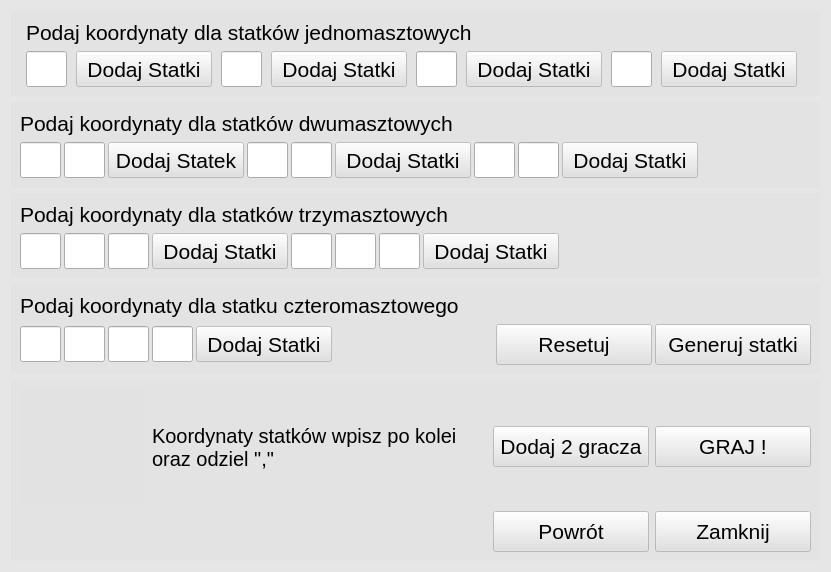
    <widget class="QWidget" name="widget_2" native="true">
     <property name="geometry">
      <rect>
       <x>610</x>
       <y>150</y>
       <width>831</width>
       <height>551</height>
      </rect>
     </property>
     <property name="styleSheet">
      <string notr="true">background: none;
background-color: rgba(225, 225, 225, 0.65);
</string>
     </property>
     <layout class="QVBoxLayout" name="verticalLayout_2">
      <item>
       <widget class="QWidget" name="widget_8" native="true">
        <property name="styleSheet">
         <string notr="true">background: none;
background-color: rgba(225, 225, 225, 0.65);
</string>
        </property>
        <layout class="QGridLayout" name="gridLayout_6">
         <property name="leftMargin">
          <number>9</number>
         </property>
         <property name="horizontalSpacing">
          <number>3</number>
         </property>
         <property name="verticalSpacing">
          <number>6</number>
         </property>
         <item row="1" column="4">
          <widget class="QLineEdit" name="lineEdit_2">
           <property name="enabled">
            <bool>true</bool>
           </property>
           <property name="minimumSize">
            <size>
             <width>41</width>
             <height>36</height>
            </size>
           </property>
           <property name="maximumSize">
            <size>
             <width>41</width>
             <height>36</height>
            </size>
           </property>
           <property name="font">
            <font>
             <pointsize>13</pointsize>
            </font>
           </property>
           <property name="styleSheet">
            <string notr="true">background: none;</string>
           </property>
          </widget>
         </item>
         <item row="1" column="7">
          <widget class="QPushButton" name="pushButton_7">
           <property name="minimumSize">
            <size>
             <width>136</width>
             <height>36</height>
            </size>
           </property>
           <property name="maximumSize">
            <size>
             <width>136</width>
             <height>36</height>
            </size>
           </property>
           <property name="font">
            <font>
             <pointsize>16</pointsize>
            </font>
           </property>
           <property name="text">
            <string>Dodaj Statki</string>
           </property>
          </widget>
         </item>
         <item row="1" column="2">
          <widget class="QLineEdit" name="lineEdit_1">
           <property name="minimumSize">
            <size>
             <width>41</width>
             <height>36</height>
            </size>
           </property>
           <property name="maximumSize">
            <size>
             <width>41</width>
             <height>36</height>
            </size>
           </property>
           <property name="font">
            <font>
             <pointsize>13</pointsize>
            </font>
           </property>
           <property name="styleSheet">
            <string notr="true">background: none;</string>
           </property>
          </widget>
         </item>
         <item row="0" column="0" colspan="8">
          <widget class="QLabel" name="label_2">
           <property name="font">
            <font>
             <pointsize>16</pointsize>
            </font>
           </property>
           <property name="styleSheet">
            <string notr="true">background: none;</string>
           </property>
           <property name="text">
            <string>Podaj koordynaty dla statków jednomasztowych</string>
           </property>
          </widget>
         </item>
         <item row="1" column="6">
          <widget class="QLineEdit" name="lineEdit_3">
           <property name="minimumSize">
            <size>
             <width>41</width>
             <height>36</height>
            </size>
           </property>
           <property name="maximumSize">
            <size>
             <width>41</width>
             <height>36</height>
            </size>
           </property>
           <property name="font">
            <font>
             <pointsize>13</pointsize>
            </font>
           </property>
           <property name="styleSheet">
            <string notr="true">background: none;</string>
           </property>
          </widget>
         </item>
         <item row="1" column="5">
          <widget class="QPushButton" name="pushButton_6">
           <property name="minimumSize">
            <size>
             <width>136</width>
             <height>36</height>
            </size>
           </property>
           <property name="maximumSize">
            <size>
             <width>136</width>
             <height>36</height>
            </size>
           </property>
           <property name="font">
            <font>
             <pointsize>16</pointsize>
            </font>
           </property>
           <property name="text">
            <string>Dodaj Statki</string>
           </property>
          </widget>
         </item>
         <item row="1" column="3">
          <widget class="QPushButton" name="pushButton_5">
           <property name="minimumSize">
            <size>
             <width>136</width>
             <height>36</height>
            </size>
           </property>
           <property name="maximumSize">
            <size>
             <width>136</width>
             <height>36</height>
            </size>
           </property>
           <property name="font">
            <font>
             <pointsize>16</pointsize>
            </font>
           </property>
           <property name="text">
            <string>Dodaj Statki</string>
           </property>
          </widget>
         </item>
         <item row="1" column="1">
          <widget class="QPushButton" name="pushButton_4">
           <property name="minimumSize">
            <size>
             <width>136</width>
             <height>36</height>
            </size>
           </property>
           <property name="maximumSize">
            <size>
             <width>136</width>
             <height>36</height>
            </size>
           </property>
           <property name="font">
            <font>
             <pointsize>16</pointsize>
            </font>
           </property>
           <property name="text">
            <string>Dodaj Statki</string>
           </property>
          </widget>
         </item>
         <item row="1" column="0">
          <widget class="QLineEdit" name="lineEdit_0">
           <property name="minimumSize">
            <size>
             <width>41</width>
             <height>36</height>
            </size>
           </property>
           <property name="maximumSize">
            <size>
             <width>41</width>
             <height>36</height>
            </size>
           </property>
           <property name="font">
            <font>
             <pointsize>13</pointsize>
            </font>
           </property>
           <property name="layoutDirection">
            <enum>Qt::LeftToRight</enum>
           </property>
           <property name="styleSheet">
            <string notr="true">background: none;</string>
           </property>
           <property name="alignment">
            <set>Qt::AlignLeading|Qt::AlignLeft|Qt::AlignVCenter</set>
           </property>
          </widget>
         </item>
        </layout>
       </widget>
      </item>
      <item>
       <widget class="QWidget" name="widget_9" native="true">
        <layout class="QGridLayout" name="gridLayout_7">
         <property name="horizontalSpacing">
          <number>3</number>
         </property>
         <item row="1" column="6">
          <widget class="QLineEdit" name="lineEdit_8">
           <property name="minimumSize">
            <size>
             <width>41</width>
             <height>36</height>
            </size>
           </property>
           <property name="maximumSize">
            <size>
             <width>41</width>
             <height>36</height>
            </size>
           </property>
           <property name="font">
            <font>
             <pointsize>13</pointsize>
            </font>
           </property>
           <property name="styleSheet">
            <string notr="true">background: none;</string>
           </property>
          </widget>
         </item>
         <item row="1" column="3">
          <widget class="QLineEdit" name="lineEdit_6">
           <property name="minimumSize">
            <size>
             <width>41</width>
             <height>36</height>
            </size>
           </property>
           <property name="maximumSize">
            <size>
             <width>41</width>
             <height>36</height>
            </size>
           </property>
           <property name="font">
            <font>
             <pointsize>13</pointsize>
            </font>
           </property>
           <property name="styleSheet">
            <string notr="true">background: none;</string>
           </property>
          </widget>
         </item>
         <item row="1" column="1">
          <widget class="QLineEdit" name="lineEdit_5">
           <property name="minimumSize">
            <size>
             <width>41</width>
             <height>36</height>
            </size>
           </property>
           <property name="maximumSize">
            <size>
             <width>41</width>
             <height>36</height>
            </size>
           </property>
           <property name="font">
            <font>
             <pointsize>13</pointsize>
            </font>
           </property>
           <property name="styleSheet">
            <string notr="true">background: none;</string>
           </property>
          </widget>
         </item>
         <item row="1" column="0">
          <widget class="QLineEdit" name="lineEdit_4">
           <property name="minimumSize">
            <size>
             <width>41</width>
             <height>36</height>
            </size>
           </property>
           <property name="maximumSize">
            <size>
             <width>41</width>
             <height>36</height>
            </size>
           </property>
           <property name="font">
            <font>
             <pointsize>13</pointsize>
             <bold>false</bold>
            </font>
           </property>
           <property name="styleSheet">
            <string notr="true">background: none;</string>
           </property>
          </widget>
         </item>
         <item row="1" column="7">
          <widget class="QLineEdit" name="lineEdit_9">
           <property name="minimumSize">
            <size>
             <width>41</width>
             <height>36</height>
            </size>
           </property>
           <property name="maximumSize">
            <size>
             <width>41</width>
             <height>36</height>
            </size>
           </property>
           <property name="font">
            <font>
             <pointsize>13</pointsize>
            </font>
           </property>
           <property name="styleSheet">
            <string notr="true">background: none;</string>
           </property>
          </widget>
         </item>
         <item row="1" column="4">
          <widget class="QLineEdit" name="lineEdit_7">
           <property name="minimumSize">
            <size>
             <width>41</width>
             <height>36</height>
            </size>
           </property>
           <property name="maximumSize">
            <size>
             <width>41</width>
             <height>36</height>
            </size>
           </property>
           <property name="font">
            <font>
             <pointsize>13</pointsize>
            </font>
           </property>
           <property name="styleSheet">
            <string notr="true">background: none;</string>
           </property>
          </widget>
         </item>
         <item row="1" column="5">
          <widget class="QPushButton" name="pushButton_9">
           <property name="minimumSize">
            <size>
             <width>136</width>
             <height>36</height>
            </size>
           </property>
           <property name="maximumSize">
            <size>
             <width>136</width>
             <height>36</height>
            </size>
           </property>
           <property name="font">
            <font>
             <pointsize>16</pointsize>
            </font>
           </property>
           <property name="text">
            <string>Dodaj Statki</string>
           </property>
          </widget>
         </item>
         <item row="1" column="2">
          <widget class="QPushButton" name="pushButton_8">
           <property name="minimumSize">
            <size>
             <width>136</width>
             <height>36</height>
            </size>
           </property>
           <property name="maximumSize">
            <size>
             <width>136</width>
             <height>36</height>
            </size>
           </property>
           <property name="font">
            <font>
             <pointsize>16</pointsize>
            </font>
           </property>
           <property name="text">
            <string>Dodaj Statek</string>
           </property>
          </widget>
         </item>
         <item row="0" column="0" colspan="12">
          <widget class="QLabel" name="label_3">
           <property name="font">
            <font>
             <pointsize>16</pointsize>
            </font>
           </property>
           <property name="styleSheet">
            <string notr="true">background: none;
</string>
           </property>
           <property name="text">
            <string>Podaj koordynaty dla statków dwumasztowych</string>
           </property>
          </widget>
         </item>
         <item row="1" column="8">
          <widget class="QPushButton" name="pushButton_10">
           <property name="minimumSize">
            <size>
             <width>136</width>
             <height>36</height>
            </size>
           </property>
           <property name="maximumSize">
            <size>
             <width>136</width>
             <height>36</height>
            </size>
           </property>
           <property name="font">
            <font>
             <pointsize>16</pointsize>
            </font>
           </property>
           <property name="text">
            <string>Dodaj Statki</string>
           </property>
          </widget>
         </item>
        </layout>
        <zorder>lineEdit_8</zorder>
        <zorder>lineEdit_6</zorder>
        <zorder>lineEdit_4</zorder>
        <zorder>lineEdit_9</zorder>
        <zorder>lineEdit_7</zorder>
        <zorder>pushButton_9</zorder>
        <zorder>pushButton_8</zorder>
        <zorder>label_3</zorder>
        <zorder>pushButton_10</zorder>
        <zorder>lineEdit_5</zorder>
       </widget>
      </item>
      <item>
       <widget class="QWidget" name="widget_10" native="true">
        <layout class="QGridLayout" name="gridLayout_8">
         <property name="horizontalSpacing">
          <number>3</number>
         </property>
         <item row="0" column="0" colspan="12">
          <widget class="QLabel" name="label_4">
           <property name="font">
            <font>
             <pointsize>16</pointsize>
            </font>
           </property>
           <property name="styleSheet">
            <string notr="true">background: none;</string>
           </property>
           <property name="text">
            <string>Podaj koordynaty dla statków trzymasztowych</string>
           </property>
          </widget>
         </item>
         <item row="1" column="5">
          <widget class="QLineEdit" name="lineEdit_14">
           <property name="minimumSize">
            <size>
             <width>41</width>
             <height>36</height>
            </size>
           </property>
           <property name="maximumSize">
            <size>
             <width>41</width>
             <height>36</height>
            </size>
           </property>
           <property name="font">
            <font>
             <pointsize>13</pointsize>
            </font>
           </property>
           <property name="styleSheet">
            <string notr="true">background: none;</string>
           </property>
          </widget>
         </item>
         <item row="1" column="0">
          <widget class="QLineEdit" name="lineEdit_10">
           <property name="minimumSize">
            <size>
             <width>41</width>
             <height>36</height>
            </size>
           </property>
           <property name="maximumSize">
            <size>
             <width>41</width>
             <height>36</height>
            </size>
           </property>
           <property name="font">
            <font>
             <pointsize>13</pointsize>
            </font>
           </property>
           <property name="styleSheet">
            <string notr="true">background: none;</string>
           </property>
          </widget>
         </item>
         <item row="1" column="7">
          <widget class="QPushButton" name="pushButton_12">
           <property name="minimumSize">
            <size>
             <width>136</width>
             <height>36</height>
            </size>
           </property>
           <property name="maximumSize">
            <size>
             <width>136</width>
             <height>36</height>
            </size>
           </property>
           <property name="font">
            <font>
             <pointsize>16</pointsize>
            </font>
           </property>
           <property name="text">
            <string>Dodaj Statki</string>
           </property>
          </widget>
         </item>
         <item row="1" column="2">
          <widget class="QLineEdit" name="lineEdit_12">
           <property name="minimumSize">
            <size>
             <width>41</width>
             <height>36</height>
            </size>
           </property>
           <property name="maximumSize">
            <size>
             <width>41</width>
             <height>36</height>
            </size>
           </property>
           <property name="font">
            <font>
             <pointsize>13</pointsize>
            </font>
           </property>
           <property name="styleSheet">
            <string notr="true">background: none;</string>
           </property>
          </widget>
         </item>
         <item row="1" column="6">
          <widget class="QLineEdit" name="lineEdit_15">
           <property name="minimumSize">
            <size>
             <width>41</width>
             <height>36</height>
            </size>
           </property>
           <property name="maximumSize">
            <size>
             <width>41</width>
             <height>36</height>
            </size>
           </property>
           <property name="font">
            <font>
             <pointsize>13</pointsize>
            </font>
           </property>
           <property name="styleSheet">
            <string notr="true">background: none;</string>
           </property>
          </widget>
         </item>
         <item row="1" column="3">
          <widget class="QPushButton" name="pushButton_11">
           <property name="minimumSize">
            <size>
             <width>136</width>
             <height>36</height>
            </size>
           </property>
           <property name="maximumSize">
            <size>
             <width>136</width>
             <height>36</height>
            </size>
           </property>
           <property name="font">
            <font>
             <pointsize>16</pointsize>
            </font>
           </property>
           <property name="text">
            <string>Dodaj Statki</string>
           </property>
          </widget>
         </item>
         <item row="1" column="4">
          <widget class="QLineEdit" name="lineEdit_13">
           <property name="minimumSize">
            <size>
             <width>41</width>
             <height>36</height>
            </size>
           </property>
           <property name="maximumSize">
            <size>
             <width>41</width>
             <height>36</height>
            </size>
           </property>
           <property name="font">
            <font>
             <pointsize>13</pointsize>
            </font>
           </property>
           <property name="styleSheet">
            <string notr="true">background: none;</string>
           </property>
          </widget>
         </item>
         <item row="1" column="1">
          <widget class="QLineEdit" name="lineEdit_11">
           <property name="minimumSize">
            <size>
             <width>41</width>
             <height>36</height>
            </size>
           </property>
           <property name="maximumSize">
            <size>
             <width>41</width>
             <height>36</height>
            </size>
           </property>
           <property name="font">
            <font>
             <pointsize>13</pointsize>
            </font>
           </property>
           <property name="styleSheet">
            <string notr="true">background: none;</string>
           </property>
          </widget>
         </item>
        </layout>
       </widget>
      </item>
      <item>
       <widget class="QWidget" name="widget_11" native="true">
        <layout class="QGridLayout" name="gridLayout_9">
         <property name="horizontalSpacing">
          <number>3</number>
         </property>
         <item row="1" column="4">
          <widget class="QPushButton" name="pushButton_13">
           <property name="minimumSize">
            <size>
             <width>136</width>
             <height>36</height>
            </size>
           </property>
           <property name="maximumSize">
            <size>
             <width>136</width>
             <height>36</height>
            </size>
           </property>
           <property name="font">
            <font>
             <pointsize>16</pointsize>
            </font>
           </property>
           <property name="text">
            <string>Dodaj Statki</string>
           </property>
          </widget>
         </item>
         <item row="1" column="3">
          <widget class="QLineEdit" name="lineEdit_19">
           <property name="minimumSize">
            <size>
             <width>41</width>
             <height>36</height>
            </size>
           </property>
           <property name="maximumSize">
            <size>
             <width>41</width>
             <height>36</height>
            </size>
           </property>
           <property name="font">
            <font>
             <pointsize>13</pointsize>
            </font>
           </property>
           <property name="styleSheet">
            <string notr="true">background: none;</string>
           </property>
          </widget>
         </item>
         <item row="1" column="0">
          <widget class="QLineEdit" name="lineEdit_16">
           <property name="minimumSize">
            <size>
             <width>41</width>
             <height>36</height>
            </size>
           </property>
           <property name="maximumSize">
            <size>
             <width>41</width>
             <height>36</height>
            </size>
           </property>
           <property name="font">
            <font>
             <pointsize>13</pointsize>
            </font>
           </property>
           <property name="styleSheet">
            <string notr="true">background: none;</string>
           </property>
          </widget>
         </item>
         <item row="1" column="1">
          <widget class="QLineEdit" name="lineEdit_17">
           <property name="minimumSize">
            <size>
             <width>41</width>
             <height>36</height>
            </size>
           </property>
           <property name="maximumSize">
            <size>
             <width>41</width>
             <height>36</height>
            </size>
           </property>
           <property name="font">
            <font>
             <pointsize>13</pointsize>
            </font>
           </property>
           <property name="styleSheet">
            <string notr="true">background: none;</string>
           </property>
          </widget>
         </item>
         <item row="1" column="2">
          <widget class="QLineEdit" name="lineEdit_18">
           <property name="minimumSize">
            <size>
             <width>41</width>
             <height>36</height>
            </size>
           </property>
           <property name="maximumSize">
            <size>
             <width>41</width>
             <height>36</height>
            </size>
           </property>
           <property name="font">
            <font>
             <pointsize>13</pointsize>
            </font>
           </property>
           <property name="styleSheet">
            <string notr="true">background: none;</string>
           </property>
          </widget>
         </item>
         <item row="1" column="7">
          <widget class="QPushButton" name="pushButton_gen">
           <property name="minimumSize">
            <size>
             <width>156</width>
             <height>41</height>
            </size>
           </property>
           <property name="maximumSize">
            <size>
             <width>156</width>
             <height>41</height>
            </size>
           </property>
           <property name="font">
            <font>
             <pointsize>16</pointsize>
            </font>
           </property>
           <property name="text">
            <string>Generuj statki</string>
           </property>
          </widget>
         </item>
         <item row="0" column="0" colspan="6">
          <widget class="QLabel" name="label_5">
           <property name="maximumSize">
            <size>
             <width>450</width>
             <height>16777215</height>
            </size>
           </property>
           <property name="font">
            <font>
             <pointsize>16</pointsize>
            </font>
           </property>
           <property name="styleSheet">
            <string notr="true">background: none;</string>
           </property>
           <property name="text">
            <string>Podaj koordynaty dla statku czteromasztowego</string>
           </property>
          </widget>
         </item>
         <item row="1" column="6">
          <widget class="QPushButton" name="pushButton_res">
           <property name="minimumSize">
            <size>
             <width>156</width>
             <height>41</height>
            </size>
           </property>
           <property name="maximumSize">
            <size>
             <width>156</width>
             <height>41</height>
            </size>
           </property>
           <property name="font">
            <font>
             <pointsize>16</pointsize>
            </font>
           </property>
           <property name="text">
            <string>Resetuj</string>
           </property>
          </widget>
         </item>
        </layout>
       </widget>
      </item>
      <item>
       <widget class="QWidget" name="widget_12" native="true">
        <layout class="QGridLayout" name="gridLayout_10">
         <item row="8" column="7">
          <widget class="QPushButton" name="pushButton">
           <property name="minimumSize">
            <size>
             <width>156</width>
             <height>41</height>
            </size>
           </property>
           <property name="maximumSize">
            <size>
             <width>156</width>
             <height>41</height>
            </size>
           </property>
           <property name="sizeIncrement">
            <size>
             <width>1</width>
             <height>1</height>
            </size>
           </property>
           <property name="font">
            <font>
             <pointsize>16</pointsize>
             <bold>false</bold>
             <stylestrategy>PreferDefault</stylestrategy>
            </font>
           </property>
           <property name="cursor">
            <cursorShape>ArrowCursor</cursorShape>
           </property>
           <property name="focusPolicy">
            <enum>Qt::ClickFocus</enum>
           </property>
           <property name="text">
            <string>Powrót</string>
           </property>
          </widget>
         </item>
         <item row="8" column="8">
          <widget class="QPushButton" name="pushButton_2">
           <property name="minimumSize">
            <size>
             <width>156</width>
             <height>41</height>
            </size>
           </property>
           <property name="maximumSize">
            <size>
             <width>156</width>
             <height>41</height>
            </size>
           </property>
           <property name="font">
            <font>
             <pointsize>16</pointsize>
            </font>
           </property>
           <property name="text">
            <string>Zamknij</string>
           </property>
          </widget>
         </item>
         <item row="6" column="8">
          <widget class="QPushButton" name="pushButton_3">
           <property name="minimumSize">
            <size>
             <width>156</width>
             <height>41</height>
            </size>
           </property>
           <property name="maximumSize">
            <size>
             <width>156</width>
             <height>41</height>
            </size>
           </property>
           <property name="sizeIncrement">
            <size>
             <width>1</width>
             <height>1</height>
            </size>
           </property>
           <property name="font">
            <font>
             <pointsize>16</pointsize>
             <bold>false</bold>
             <stylestrategy>PreferDefault</stylestrategy>
            </font>
           </property>
           <property name="cursor">
            <cursorShape>ArrowCursor</cursorShape>
           </property>
           <property name="focusPolicy">
            <enum>Qt::ClickFocus</enum>
           </property>
           <property name="text">
            <string>GRAJ !</string>
           </property>
          </widget>
         </item>
         <item row="6" column="0">
          <widget class="QLabel" name="label_7">
           <property name="minimumSize">
            <size>
             <width>126</width>
             <height>116</height>
            </size>
           </property>
           <property name="maximumSize">
            <size>
             <width>126</width>
             <height>116</height>
            </size>
           </property>
           <property name="styleSheet">
            <string notr="true"/>
           </property>
           <property name="text">
            <string/>
           </property>
           <property name="pixmap">
            <pixmap>../../../../../../.designer/question_1.png</pixmap>
           </property>
          </widget>
         </item>
         <item row="6" column="1">
          <widget class="QLabel" name="label_6">
           <property name="font">
            <font>
             <pointsize>15</pointsize>
            </font>
           </property>
           <property name="styleSheet">
            <string notr="true">background: none;</string>
           </property>
           <property name="text">
            <string>Koordynaty statków wpisz po kolei 
oraz odziel &quot;,&quot;</string>
           </property>
          </widget>
         </item>
         <item row="6" column="7">
          <widget class="QPushButton" name="pushButton_14">
           <property name="minimumSize">
            <size>
             <width>156</width>
             <height>41</height>
            </size>
           </property>
           <property name="maximumSize">
            <size>
             <width>156</width>
             <height>41</height>
            </size>
           </property>
           <property name="sizeIncrement">
            <size>
             <width>1</width>
             <height>1</height>
            </size>
           </property>
           <property name="font">
            <font>
             <pointsize>16</pointsize>
             <bold>false</bold>
             <stylestrategy>PreferDefault</stylestrategy>
            </font>
           </property>
           <property name="cursor">
            <cursorShape>ArrowCursor</cursorShape>
           </property>
           <property name="focusPolicy">
            <enum>Qt::ClickFocus</enum>
           </property>
           <property name="text">
            <string>Dodaj 2 gracza</string>
           </property>
          </widget>
         </item>
        </layout>
       </widget>
      </item>
     </layout>
    </widget>
